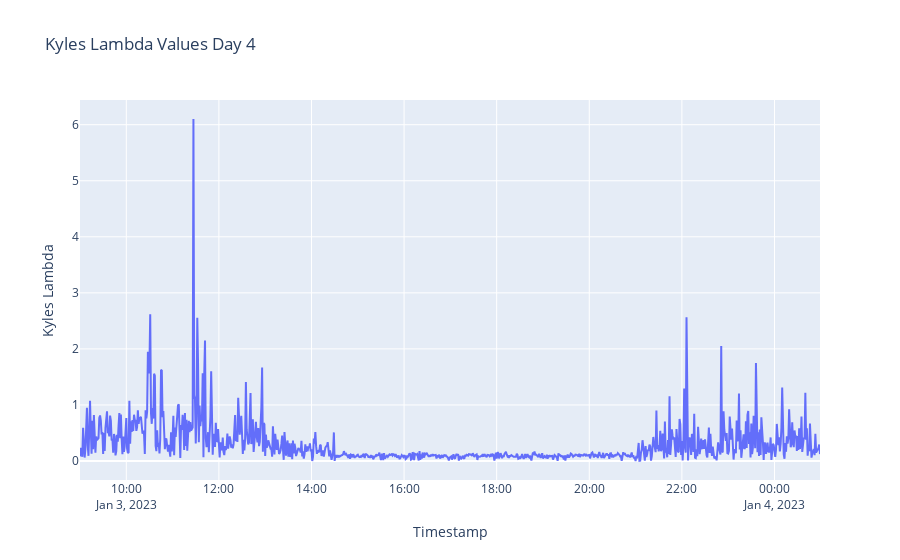

The cell this chart's notebook holds for it:
### Markdown cell above
### Day 4

### Code cell
#DAY 4
df_day_4 = pd.read_csv('../School/Project_1/day_4.csv')
df_day_4['timestamp'] = pd.to_datetime(df_day_4['timestamp'], format='mixed')
df_day_4.set_index('timestamp', inplace=True)

#group by 1 min and calculate lambda  
df_resampled = df_day_4.resample('T')
df = df_resampled.apply(lambda df: (df['price'] * df['size']).sum() / (df['size']**2).sum())

#reindex results in new dataframe 
lambda_4 = df.reset_index().rename(columns={0: 'lambda'})
#lambda_2.head()

#plot day 4
fig = px.line(lambda_4, x='timestamp', y='lambda',
              labels={'timestamp': 'Timestamp', 'lambda': 'Kyles Lambda'}, 
              title='Kyles Lambda Values Day 4')
fig.show()

### Figure 1 — Plotly figure (JSON) as saved in the notebook; plotly's stock layout.template omitted (floating-point values rounded to 4 significant figures; data arrays with more than 128 entries replaced by an {"elided": "..."} marker saying what was removed)
{"data": [{"hovertemplate": "Timestamp=%{x}<br>Kyles Lambda=%{y}<extra></extra>", "legendgroup": "", "line": {"color": "#636efa", "dash": "solid"}, "marker": {"symbol": "circle"}, "mode": "lines", "name": "", "orientation": "v", "showlegend": false, "type": "scatter", "x": {"elided": "960 str values"}, "xaxis": "x", "y": {"elided": "960 float values"}, "yaxis": "y"}], "layout": {"autosize": true, "legend": {"tracegroupgap": 0}, "title": {"text": "Kyles Lambda Values Day 4"}, "xaxis": {"anchor": "y", "autorange": true, "domain": [0, 1], "range": ["2023-01-03 09:00", "2023-01-04 00:59"], "title": {"text": "Timestamp"}, "type": "date"}, "yaxis": {"anchor": "x", "autorange": true, "domain": [0, 1], "range": [-0.3389, 6.441], "title": {"text": "Kyles Lambda"}, "type": "linear"}}}
